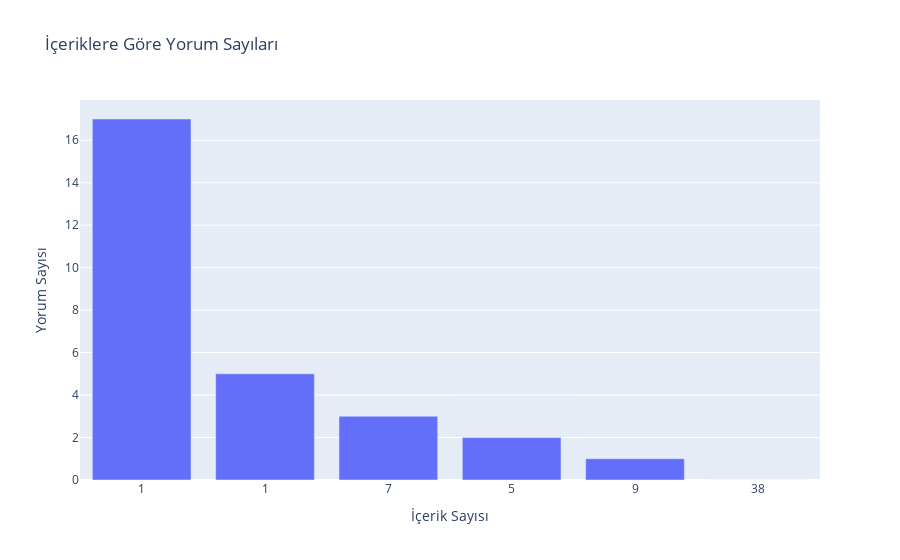

Notebook cell for this chart:
### Code cell
import plotly.graph_objects as go

yorum_sayisi = [17, 5, 3, 2, 1, 0]
icerik_sayisi = [1, 1, 7, 5, 9, 38]

x = list(range(len(yorum_sayisi)))

fig = go.Figure()

fig.add_trace(go.Bar(x=x, y=yorum_sayisi))

fig.update_layout(
    xaxis_title='İçerik Sayısı',
    yaxis_title='Yorum Sayısı',
    title='İçeriklere Göre Yorum Sayıları'
)

fig.update_layout(xaxis_tickangle=0, xaxis_tickmode='array', xaxis_tickvals=x, xaxis_ticktext=icerik_sayisi)

fig.show()

### Figure 1 — Plotly figure (JSON) as saved in the notebook; plotly's stock layout.template omitted (floating-point values rounded to 4 significant figures)
{"data": [{"type": "bar", "x": [0, 1, 2, 3, 4, 5], "y": [17, 5, 3, 2, 1, 0]}], "layout": {"title": {"text": "İçeriklere Göre Yorum Sayıları"}, "xaxis": {"tickangle": 0, "tickmode": "array", "ticktext": [1, 1, 7, 5, 9, 38], "tickvals": [0, 1, 2, 3, 4, 5], "title": {"text": "İçerik Sayısı"}}, "yaxis": {"title": {"text": "Yorum Sayısı"}}}}
